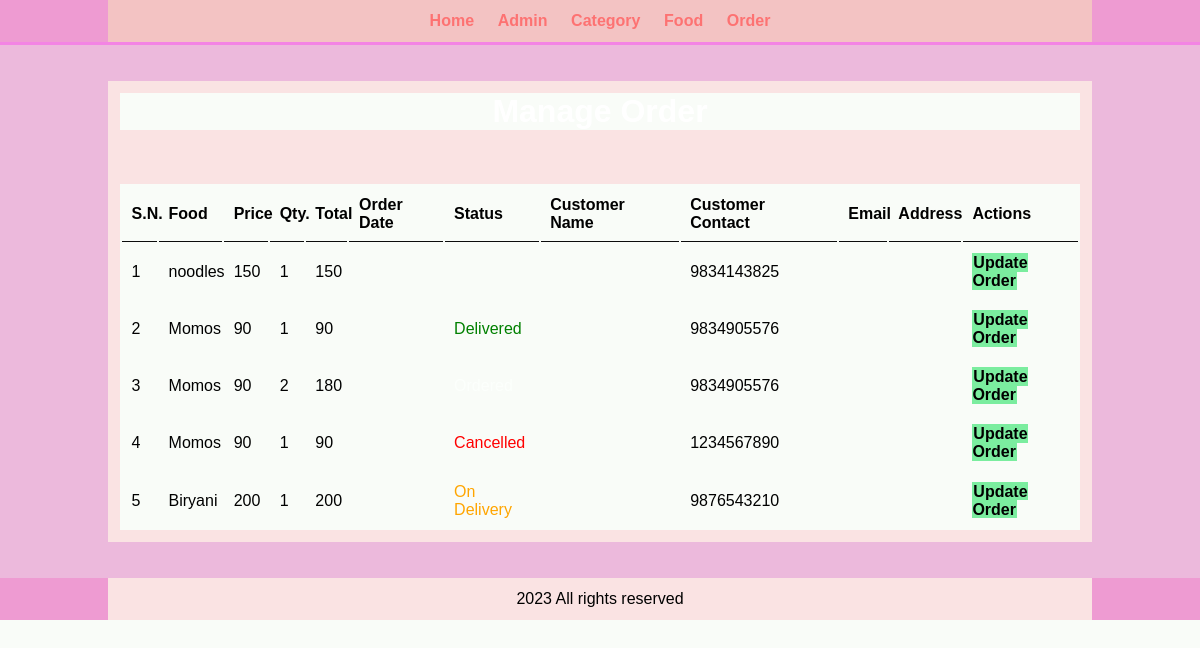
The page /admin/manage-order.php on the database its author committed.
### tables this page shows
CREATE TABLE `tbl_order` (
  `id` int(10) UNSIGNED NOT NULL,
  `food` varchar(150) NOT NULL,
  `price` decimal(10,0) NOT NULL,
  `qty` int(11) NOT NULL,
  `total` decimal(10,0) NOT NULL,
  `orderdate` datetime NOT NULL,
  `status` varchar(50) NOT NULL,
  `customer_name` varchar(150) NOT NULL,
  `customer_contact` varchar(20) NOT NULL,
  `customer_email` varchar(150) NOT NULL,
  `customer_address` varchar(255) NOT NULL
);

### admin/manage-order.php (the view, shortened to what this page needs)
<?php include('partials/menu.php') ?>
<div class="main-content">
    <div class="wrapper">
        <h1 style="color:white;text-align:center;">Manage Order</h1>
        <br><br><br>
        <table class="tbl-full" style="color:white">
            <tr>
                <th>S.N.</th>
                <th>Food</th>
                <th>Price</th>
                <th>Qty.</th>
                <th>Total</th>
                <th>Order Date</th>
                <th>Status</th>
                <th>Customer Name</th>
                <th>Customer Contact</th>
                <th>Email</th>
                <th>Address</th>
                <th>Actions</th>
            </tr>
            <?php
                $sql = "SELECT * FROM tbl_order ORDER BY id DESC";
                $res = mysqli_query($conn, $sql);
                $count = mysqli_num_rows($res);
                $sn = 1;
                if($count>0)
                {
                    while($row=mysqli_fetch_assoc($res))
                    {
                        $id = $row['id'];
                        $food = $row['food'];
                        $price = $row['price'];
                        $qty = $row['qty'];
                        $total = $row['total'];
                        $order_date = $row['order_date'];
                        $status = $row['status'];
                        $customer_name = $row['customer_name'];
                        $customer_contact = $row['customer_contact'];
                        $customer_email = $row['customer_email'];
                        ?>
                            <tr>
                                <td><?php echo $sn++; ?></td>
                                <td><?php echo $food; ?></td>
                                <td><?php echo $price; ?></td>
                                <td><?php echo $qty; ?></td>
                                <td><?php echo $total; ?></td>
                                <td><?php echo $order_date; ?></td>
                                <td>
                                    <?php
                                        if($status=="Ordered")
                                        {
                                            echo "<label>$status</label";
                                        }
                                        elseif($status=="On Delivery")
                                        {
                                            echo "<label style='color: orange;'>$status</label";
                                        }
                                        elseif($status=="Delivered")
                                        {
                                            echo "<label style='color: green;'>$status</label";
                                        }
                                        elseif($status=="Cancelled")
                                        {
                                            echo "<label style='color: red;'>$status</label";
                                        }
                                    ?>
                                </td>
                                <td><?php echo $customer_name; ?></td>
                                <td><?php echo $customer_contact; ?></td>
                                <td><?php echo $customer_email; ?></td>
                                <td><?php echo $customer_email; ?></td>
                                <td>
                                    <a href="<?php  echo SITEURL; ?>admin/update-order.php?id=<?php echo $id; ?>" class="btn-secondary">Update Order</a>
                                </td>
                            </tr>
                        <?php
                    }
                }
                else
                {
                    echo "<tr><td colspan='12' class='error'>Orders are not Available</td></tr>";
                }
            ?>
        </table>
    </div>
</div>
<?php include('partials/footer.php')?>

### admin/partials/menu.php (shortened to what this page needs)
<html>
    <head>
        <link rel="stylesheet" href="../css/admin.css">
    </head>
    <body>
        <div class="menu text-center">
            <div class="wrapper">
                <ul>
                    <li><a href="index.php">Home</a></li>
                    <li><a href="manage-admin.php">Admin</a></li>
                    <li><a href="manage-category.php">Category</a></li>
                    <li><a href="manage-food.php">Food</a></li>
                    <li><a href="manage-order.php">Order</a></li>
                </ul>
            </div>
        </div>

### admin/partials/footer.php
        <div class="footer">
            <div class="wrapper">
                <p class="text-center">2023 All rights reserved</p>
            </div>
            </div>
    </body>
</html>

### css/admin.css (style rules this page uses)
* { margin: 0; padding: 0; font-family: Arial, Helvetica, sans-serif; background-color: rgb(249, 252, 248); color: rgb(252, 255, 252); }
.wrapper { padding: 1%; width: 80%; margin: 0 auto; background-color: #fae3e3; }
.text-center { text-align: center; color: black; background-color: #fae3e3; }
.tbl-full { width: 100%; }
.tbl-full tr th ,td { color: black; }
table tr th { border-bottom: 1px solid rgb(12, 12, 12); padding: 1%; text-align: left; }
table tr td { padding: 1%; }
.btn-secondary { background-color: #7bed9f; padding: 1%; color: black; text-decoration: none; font-weight: bold; }
.menu { border-bottom: 3px solid rgb(243, 132, 228); background-color: rgb(238, 155, 210); }
.menu .wrapper,ul,li,a { background-color: #f3c3c3; }
.menu ul { list-style-type: none; }
.menu ul li { display: inline; padding: 1%; }
.menu ul li a { text-decoration: none; font-weight: bold; color: #FD7272; }
.main-content { background-color: rgb(236, 185, 220); padding: 3% 0; }
.footer { background-color: rgb(238, 155, 210); color: rgb(221, 14, 14); }

### rows shown on the page
tbl_order: food "noodles", price "150", qty "1", total "150", customer_contact "9834143825"
tbl_order: food "Momos", price "90", qty "1", total "90", status "Delivered", customer_contact "9834905576"
tbl_order: food "Momos", price "90", qty "2", total "180", customer_contact "9834905576"
tbl_order: food "Momos", price "90", qty "1", total "90", status "Cancelled", customer_contact "1234567890"
tbl_order: food "Biryani", price "200", qty "1", total "200", status "On Delivery", customer_contact "9876543210"
